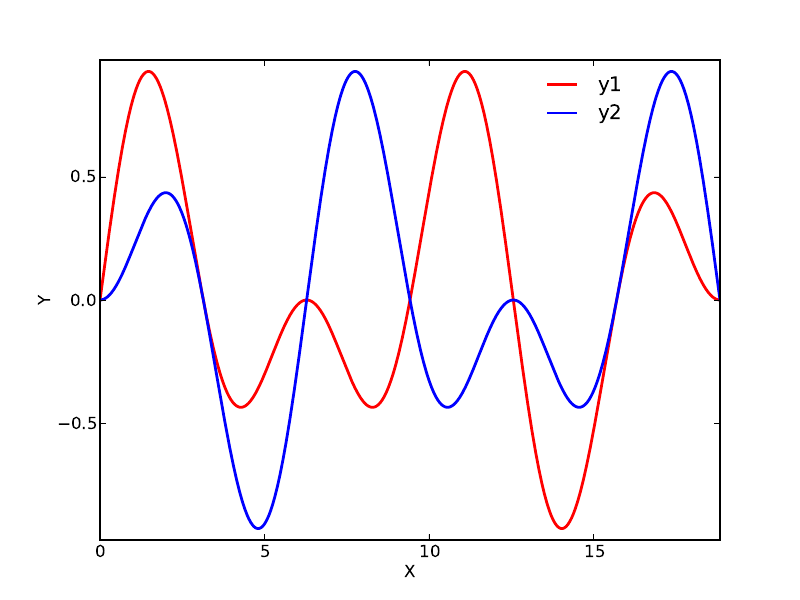

Reproduce this figure in Python.
#!/usr/bin/env python
import numpy as np
import matplotlib.pyplot as pl

# read in the data
data = np.loadtxt("infile3.txt",comments="#")

# slice them
x = data[:,0]
y1 = data[:,1]
y2 = data[:,2]

# make the plot
p1, = pl.plot(x,y1,"r",linewidth=2)
p2, = pl.plot(x,y2,"b",linewidth=2)

# set x and y ranges
pl.xlim(min(x),max(x))
pl.ylim(min(y1*1.05),max(y1*1.05))

# label the axes
pl.xlabel("X")
pl.ylabel("Y")

# legend
# loc is the location of the legend in a
# coordinate system from (0,0) to (1,1)
# frameon=False turns of the stupid box around the legend
pl.legend( (p1,p2), ("y1","y2"), loc=(0.7,0.85), frameon=False )

# comment the below line to get rid of screen display
#pl.show()
# uncomment the below line to save as a pdf
pl.savefig("simpleplot.pdf")
